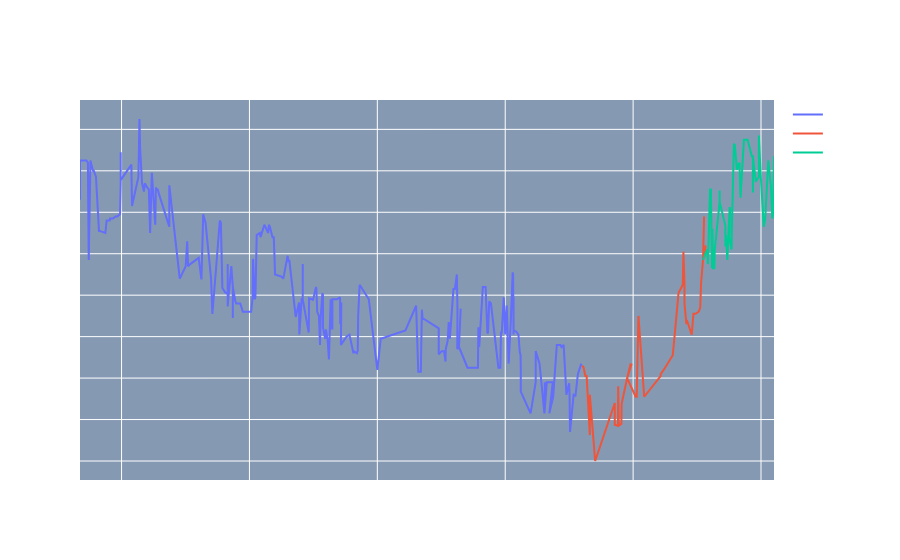

Source (notebook cell):
### Code cell
df = df.iloc[33:] # Because of moving averages and MACD line
df = df[:-1]      # Because of shifting close price

df.index = range(len(df))

test_size  = 0.15
valid_size = 0.15

test_split_idx  = int(df.shape[0] * (1-test_size))
valid_split_idx = int(df.shape[0] * (1-(valid_size+test_size)))

train_df  = df.loc[:valid_split_idx].copy()
valid_df  = df.loc[valid_split_idx+1:test_split_idx].copy()
test_df   = df.loc[test_split_idx+1:].copy()

fig = go.Figure()
fig.add_trace(go.Scatter(x=train_df.time, y=train_df.average, name='Training'))
fig.add_trace(go.Scatter(x=valid_df.time, y=valid_df.average, name='Validation'))
fig.add_trace(go.Scatter(x=test_df.time,  y=test_df.average,  name='Test'))
fig.show()

drop_cols = ['symbol', 'messageType', 'bidtimestamp', 'asktimestamp', 'time']

train_df = train_df.drop(drop_cols, 1)
valid_df = valid_df.drop(drop_cols, 1)
test_df  = test_df.drop(drop_cols, 1)
print(train_df)
